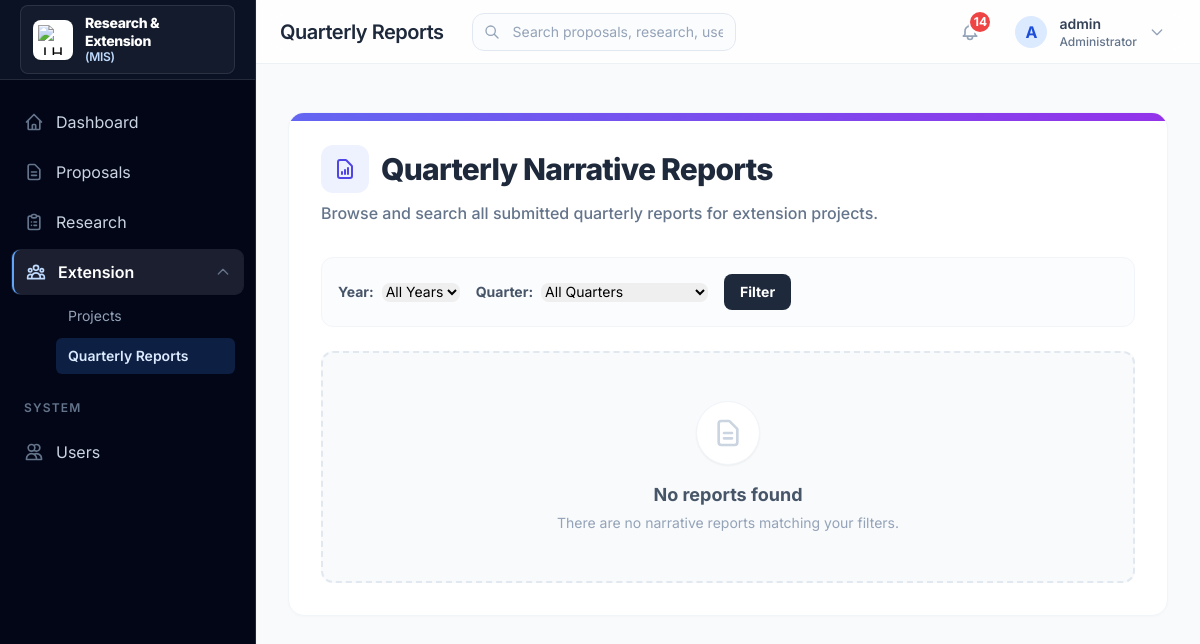
The app's page /extension/reports/quarterly/ (signed in), older data.
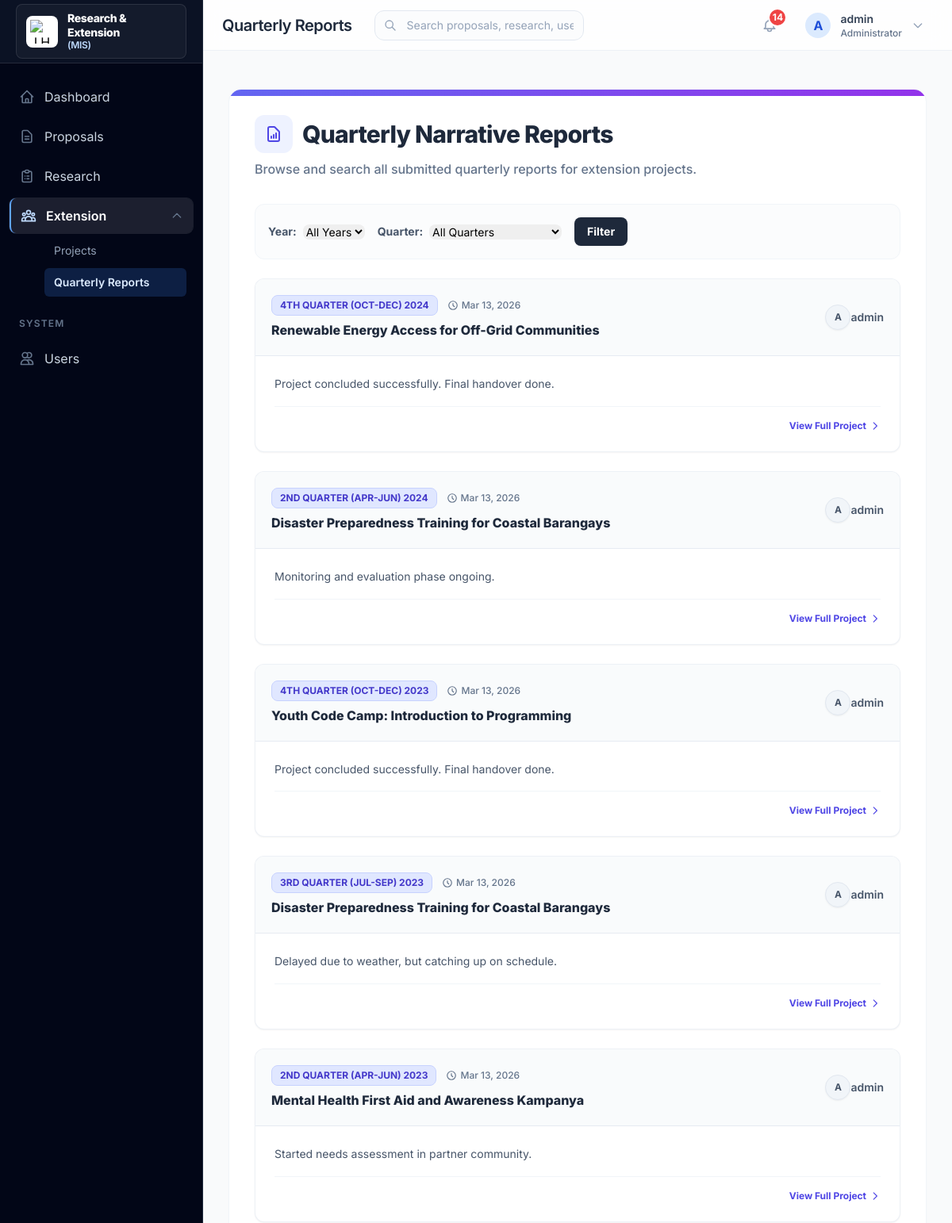
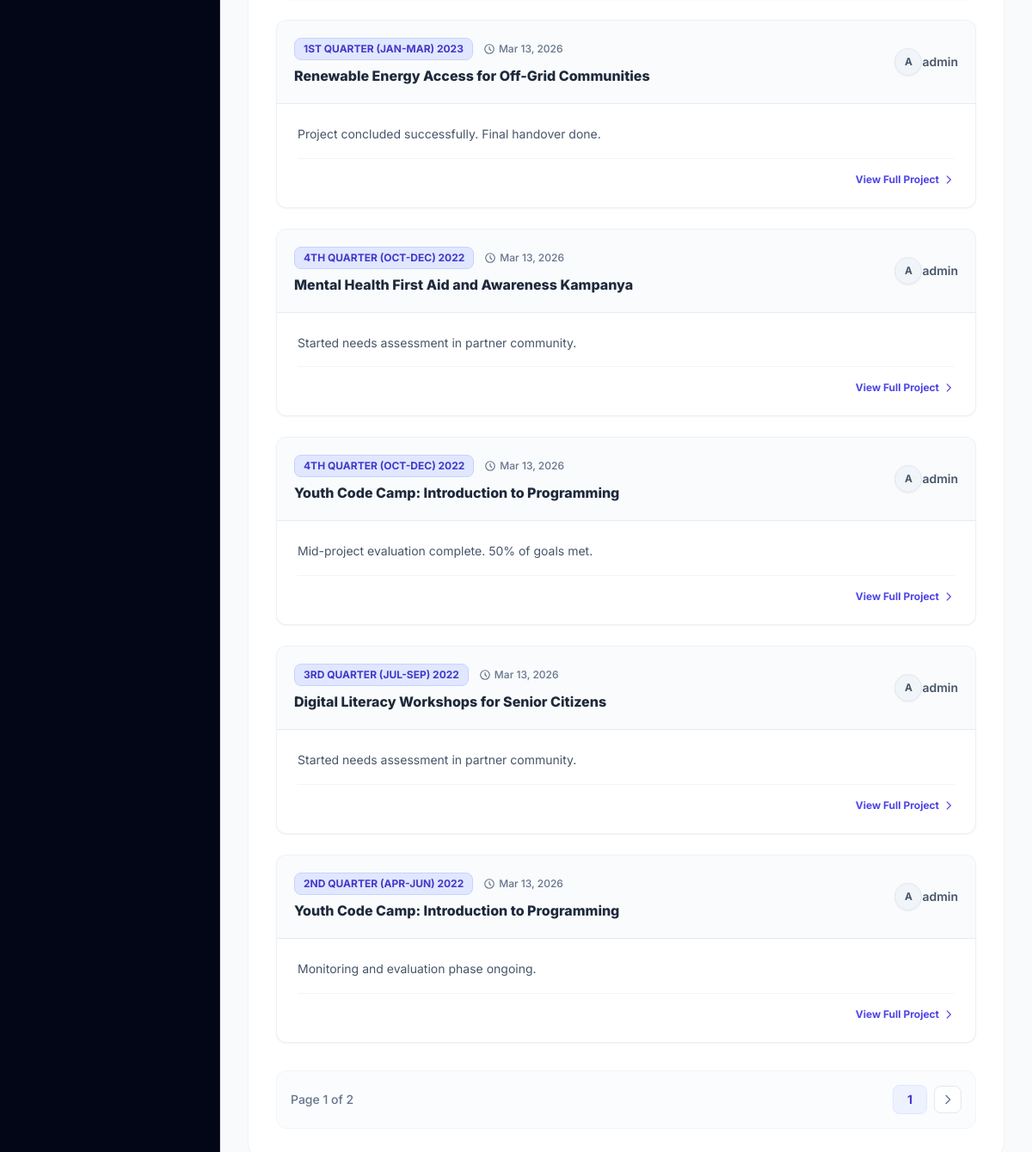
The same page, newer data (2 pictures, top to bottom).
### extension/models.py (models this page shows, shortened)
class NarrativeReport(models.Model):
    extension_record = models.ForeignKey(
        ExtensionRecord,
        on_delete=models.CASCADE,
        related_name='narrative_reports'
    )
    quarter = models.CharField(max_length=2, choices=ReportQuarter.choices)
    report_year = models.PositiveIntegerField(
        help_text="The year this report covers (e.g. 2024)"
    )
    narrative = models.TextField(
        help_text="Detailed narrative report of activities, achievements, and issues."
    )
    submitted_by = models.ForeignKey(
        settings.AUTH_USER_MODEL,
        on_delete=models.SET_NULL,
        null=True,
        related_name='submitted_narratives'
    )
    date_submitted = models.DateTimeField(auto_now_add=True)
    class Meta:
        ordering = ['-report_year', '-quarter']
        unique_together = ['extension_record', 'quarter', 'report_year']
        verbose_name = 'Narrative Report'
        verbose_name_plural = 'Narrative Reports'

class ExtensionRecord(models.Model):
    proposal = models.ForeignKey(
        Proposal,
        on_delete=models.CASCADE,
        related_name='extension_records',
        null=True,
        blank=True
    )
    title = models.CharField(max_length=255)
    extension_type = models.CharField(
        max_length=30,
        choices=ExtensionType.choices,
        default=ExtensionType.COMMUNITY_SERVICE
    )
    coordinator = models.ForeignKey(
        settings.AUTH_USER_MODEL,
        on_delete=models.CASCADE,
        related_name='extension_coordinated'
    )
    team_members = models.ManyToManyField(
        settings.AUTH_USER_MODEL,
        related_name='extension_participated',
        blank=True
    )
    partner_community = models.CharField(max_length=255, blank=True)
    location = models.CharField(max_length=255)
    status = models.CharField(
        max_length=20,
        choices=ExtensionStatus.choices,
        default=ExtensionStatus.PLANNING
    )
    start_date = models.DateField()
    end_date = models.DateField(null=True, blank=True)
    beneficiary_count = models.PositiveIntegerField(default=0)
    description = models.TextField(blank=True)
    output_documents = models.FileField(upload_to='extension/documents/', blank=True, null=True)
    photos = models.ImageField(upload_to='extension/photos/', blank=True, null=True)
    created_at = models.DateTimeField(auto_now_add=True)
    updated_at = models.DateTimeField(auto_now=True)
    class Meta:
        ordering = ['-start_date']
        verbose_name = 'Extension Record'
        verbose_name_plural = 'Extension Records'

### users/models.py (models this page shows, shortened)
class CustomUser(AbstractUser):
    ROLE_CHOICES = UserRole.choices
    DEPARTMENT_CHOICES = Department.choices
    role = models.CharField(
        max_length=20,
        choices=UserRole.choices,
        default=UserRole.FACULTY
    )
    employee_id = models.CharField(max_length=50, blank=True)
    department = models.CharField(
        max_length=100,
        choices=Department.choices,
        blank=True
    )
    phone = models.CharField(max_length=20, blank=True)
    created_at = models.DateTimeField(auto_now_add=True)
    updated_at = models.DateTimeField(auto_now=True)
    class Meta:
        verbose_name = 'User'
        verbose_name_plural = 'Users'
    @property
    def is_admin(self):
        return self.role == UserRole.ADMIN or self.is_superuser
    @property
    def is_research_staff(self):
        return self.role == UserRole.RESEARCH_STAFF
    @property
    def is_extension_staff(self):
        return self.role == UserRole.EXTENSION_STAFF

### extension/views.py (the view)
# urls.py: path('reports/quarterly/', views.quarterly_reports_list, name='quarterly_reports'),
@login_required
def quarterly_reports_list(request: HttpRequest) -> HttpResponse:
    reports = NarrativeReport.objects.select_related('extension_record', 'submitted_by')
    year_filter = request.GET.get('year')
    quarter_filter = request.GET.get('quarter')
    if year_filter:
        reports = reports.filter(report_year=year_filter)
    if quarter_filter:
        reports = reports.filter(quarter=quarter_filter)
    available_years = NarrativeReport.objects.values_list('report_year', flat=True).distinct().order_by('-report_year')
    quarters = ReportQuarter.choices
    paginator = Paginator(reports, 10)
    page_number = request.GET.get('page')
    page_obj = paginator.get_page(page_number)
    context = {
        'page_obj': page_obj,
        'available_years': available_years,
        'quarters': quarters,
        'current_year_filter': year_filter,
        'current_quarter_filter': quarter_filter,
    }
    return render(request, 'extension/quarterly_reports_list.html', context)

### core/context_processors.py (called while the page is built, shortened)
def user_notifications(request):
    notifications = []
    unread_count = 0
    if request.user.is_authenticated:
        user = request.user
        if user.is_admin:
            pending_count = Proposal.objects.filter(status=ProposalStatus.PENDING).count()
            if pending_count > 0:
                notifications.append({
                    'title': 'Pending Proposals',
                    'message': f'There are {pending_count} proposals waiting for your review.',
                    'url': '/proposals/?status=PENDING',
                    'icon': 'document-text',
                    'color': 'amber'
                })
                unread_count += pending_count
    return {
        'user_notifications': notifications,
        'notification_count': unread_count,
    }

### templates/extension/quarterly_reports_list.html (shortened to what the changed rows need)
{% extends 'base.html' %}
{% block page_title %}Quarterly Reports{% endblock %}
{% block content %}
<div class="max-w-7xl mx-auto mt-4 mb-10">
    <div class="bg-white rounded-2xl shadow-card border border-slate-100 overflow-hidden relative">
        <div class="p-6 md:p-8">
            <div class="flex flex-col md:flex-row md:items-center justify-between gap-4 mb-8">
                <div>
                    <h1 class="text-2xl md:text-3xl font-extrabold text-slate-800 tracking-tight flex items-center gap-3">
                        <div class="w-12 h-12 rounded-xl bg-indigo-50 text-indigo-600 flex items-center justify-center flex-shrink-0">
                            <svg class="w-6 h-6" fill="none" stroke="currentColor" viewBox="0 0 24 24"><path stroke-linecap="round" stroke-linejoin="round" stroke-width="2" d="M9 17v-2m3 2v-4m3 4v-6m2 10H7a2 2 0 01-2-2V5a2 2 0 012-2h5.586a1 1 0 01.707.293l5.414 5.414a1 1 0 01.293.707V19a2 2 0 01-2 2z"></path></svg>
                        </div>
                        Quarterly Narrative Reports
                    </h1>
                </div>
            </div>
            <div class="space-y-6">
                {% for report in page_obj %}
                <div class="bg-white border text-sm border-slate-200/60 rounded-xl overflow-hidden shadow-sm transition-all hover:shadow-md">
                    <div class="bg-slate-50/80 border-b border-slate-200/80 p-5 flex flex-col md:flex-row md:items-center justify-between gap-4">
                        <div>
                            <div class="flex items-center gap-3 mb-1">
                                <span class="px-2.5 py-1 bg-indigo-100 text-indigo-700 text-xs font-bold uppercase rounded-lg border border-indigo-200">
                                    {{ report.get_quarter_display }} {{ report.report_year }}
                                </span>
                                <span class="text-xs font-medium text-slate-500 flex items-center gap-1">
                                    <svg class="w-3.5 h-3.5" fill="none" stroke="currentColor" viewBox="0 0 24 24"><path stroke-linecap="round" stroke-linejoin="round" stroke-width="2" d="M12 8v4l3 3m6-3a9 9 0 11-18 0 9 9 0 0118 0z"></path></svg>
                                    {{ report.date_submitted|date:"M d, Y" }}
                                </span>
                            </div>
                            <h3 class="text-base font-extrabold text-slate-800 break-words mt-1.5">
                                <a href="{% url 'extension_detail' report.extension_record.pk %}" class="hover:text-indigo-600 transition-colors">
                                    {{ report.extension_record.title }}
                                </a>
                            </h3>
                        </div>
                        <div class="flex items-center gap-2shrink-0 self-start md:self-auto">
                            <div class="w-8 h-8 rounded-full bg-slate-100 text-slate-600 flex items-center justify-center text-xs font-bold border border-slate-200 shadow-sm" title="{{ report.submitted_by.get_full_name|default:report.submitted_by.username }}">
                                {{ report.submitted_by.first_name|make_list|first|default:report.submitted_by.username|make_list|first|upper }}
                            </div>
                            <span class="text-sm font-semibold text-slate-600 hidden sm:block">{{ report.submitted_by.get_full_name|default:report.submitted_by.username }}</span>
                        </div>
                    </div>
                    <div class="p-6">
                        <div class="prose prose-sm prose-slate max-w-none text-slate-600">
                            <p class="whitespace-pre-line leading-relaxed">{{ report.narrative }}</p>
                        </div>
                        <div class="mt-4 pt-4 border-t border-slate-100 flex justify-end">
                            <a href="{% url 'extension_detail' report.extension_record.pk %}" class="inline-flex items-center text-xs font-bold text-indigo-600 hover:text-indigo-800 transition-colors">
                                View Full Project
                                <svg class="w-3.5 h-3.5 ml-1" fill="none" stroke="currentColor" viewBox="0 0 24 24"><path stroke-linecap="round" stroke-linejoin="round" stroke-width="2" d="M9 5l7 7-7 7"></path></svg>
                            </a>
                        </div>
                    </div>
                </div>
                {% empty %}
                <div class="py-12 px-6 text-center border-2 border-dashed border-slate-200 rounded-xl bg-slate-50">
                    <div class="w-16 h-16 bg-white rounded-full flex items-center justify-center mx-auto mb-4 shadow-sm border border-slate-100">
                        <svg class="w-8 h-8 text-slate-300" fill="none" stroke="currentColor" viewBox="0 0 24 24"><path stroke-linecap="round" stroke-linejoin="round" stroke-width="2" d="M9 12h6m-6 4h6m2 5H7a2 2 0 01-2-2V5a2 2 0 012-2h5.586a1 1 0 01.707.293l5.414 5.414a1 1 0 01.293.707V19a2 2 0 01-2 2z"></path></svg>
                    </div>
                    <p class="text-slate-600 font-bold text-lg mb-1">No reports found</p>
                    <p class="text-slate-400 text-sm">There are no narrative reports matching your filters.</p>
                </div>
                {% endfor %}
            </div>
            {% if page_obj.has_other_pages %}
            <div class="mt-8 flex justify-between items-center bg-slate-50/50 p-4 rounded-xl border border-slate-100">
                <span class="text-sm font-medium text-slate-500">
                    Page {{ page_obj.number }} of {{ page_obj.paginator.num_pages }}
                </span>
                <div class="flex items-center gap-2">
                    <span class="px-4 py-1.5 rounded-lg bg-indigo-50 text-indigo-700 font-bold text-sm border border-indigo-100">
                        {{ page_obj.number }}
                    </span>
                    {% if page_obj.has_next %}
                        <a href="?page={{ page_obj.next_page_number }}" class="w-8 h-8 flex items-center justify-center rounded-lg border border-slate-200 bg-white text-slate-500 hover:bg-slate-50 hover:text-indigo-600 transition-colors">
                            <svg class="w-4 h-4" fill="none" stroke="currentColor" viewBox="0 0 24 24"><path stroke-linecap="round" stroke-linejoin="round" stroke-width="2" d="M9 5l7 7-7 7"></path></svg>
                        </a>
                    {% endif %}
                </div>
            </div>
            {% endif %}
        </div>
    </div>
</div>
{% endblock %}

Row changes from the older to the newer data that the page shows:
added NarrativeReport: quarter "4TH QUARTER (OCT-DEC)", report_year "2024", date_submitted "Mar 13, 2026", extension_record "Renewable Energy Access for Off-Grid Communities", submitted_by.first_name|make_list "A", submitted_by.get_full_name "admin", narrative "Project concluded successfully. Final handover done."
added NarrativeReport: quarter "2ND QUARTER (APR-JUN)", report_year "2024", date_submitted "Mar 13, 2026", extension_record "Disaster Preparedness Training for Coastal Barangays", submitted_by.first_name|make_list "A", submitted_by.get_full_name "admin", narrative "Monitoring and evaluation phase ongoing."
added NarrativeReport: quarter "4TH QUARTER (OCT-DEC)", report_year "2023", date_submitted "Mar 13, 2026", extension_record "Youth Code Camp: Introduction to Programming", submitted_by.first_name|make_list "A", submitted_by.get_full_name "admin", narrative "Project concluded successfully. Final handover done."
added NarrativeReport: quarter "3RD QUARTER (JUL-SEP)", report_year "2023", date_submitted "Mar 13, 2026", extension_record "Disaster Preparedness Training for Coastal Barangays", submitted_by.first_name|make_list "A", submitted_by.get_full_name "admin", narrative "Delayed due to weather, but catching up on schedule."
added NarrativeReport: quarter "2ND QUARTER (APR-JUN)", report_year "2023", date_submitted "Mar 13, 2026", extension_record "Mental Health First Aid and Awareness Kampanya", submitted_by.first_name|make_list "A", submitted_by.get_full_name "admin", narrative "Started needs assessment in partner community."
added NarrativeReport: quarter "1ST QUARTER (JAN-MAR)", report_year "2023", date_submitted "Mar 13, 2026", extension_record "Renewable Energy Access for Off-Grid Communities", submitted_by.first_name|make_list "A", submitted_by.get_full_name "admin", narrative "Project concluded successfully. Final handover done."
added NarrativeReport: quarter "4TH QUARTER (OCT-DEC)", report_year "2022", date_submitted "Mar 13, 2026", extension_record "Mental Health First Aid and Awareness Kampanya", submitted_by.first_name|make_list "A", submitted_by.get_full_name "admin", narrative "Started needs assessment in partner community."
added NarrativeReport: quarter "4TH QUARTER (OCT-DEC)", report_year "2022", date_submitted "Mar 13, 2026", extension_record "Youth Code Camp: Introduction to Programming", submitted_by.first_name|make_list "A", submitted_by.get_full_name "admin", narrative "Mid-project evaluation complete. 50% of goals met."
added NarrativeReport: quarter "3RD QUARTER (JUL-SEP)", report_year "2022", date_submitted "Mar 13, 2026", extension_record "Digital Literacy Workshops for Senior Citizens", submitted_by.first_name|make_list "A", submitted_by.get_full_name "admin", narrative "Started needs assessment in partner community."
added NarrativeReport: quarter "2ND QUARTER (APR-JUN)", report_year "2022", date_submitted "Mar 13, 2026", extension_record "Youth Code Camp: Introduction to Programming", submitted_by.first_name|make_list "A", submitted_by.get_full_name "admin", narrative "Monitoring and evaluation phase ongoing."
Text that changed along with them:
{{ page_obj.number }}: (not shown) → "1"
{{ page_obj.paginator.num_pages }}: (not shown) → "2"
text no longer shown: "No reports found There are no narrative reports matching your filters."
text now shown: "Page of"
